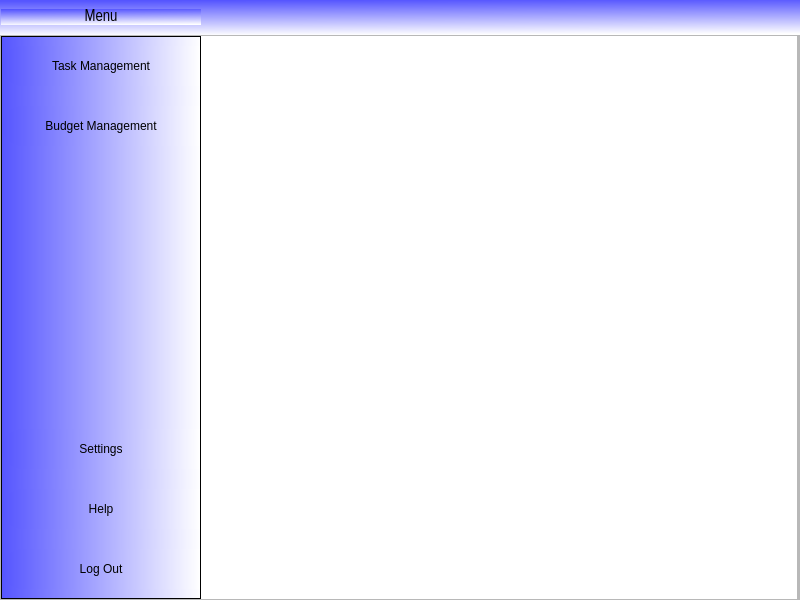
<?xml version="1.0" encoding="UTF-8"?>
<ui version="4.0">
 <class>MainWindow</class>
 <widget class="QMainWindow" name="MainWindow">
  <property name="geometry">
   <rect>
    <x>0</x>
    <y>0</y>
    <width>800</width>
    <height>600</height>
   </rect>
  </property>
  <property name="windowTitle">
   <string>MainWindow</string>
  </property>
  <widget class="QWidget" name="centralwidget">
   <layout class="QVBoxLayout" name="verticalLayout">
    <property name="spacing">
     <number>0</number>
    </property>
    <property name="leftMargin">
     <number>0</number>
    </property>
    <property name="topMargin">
     <number>0</number>
    </property>
    <property name="rightMargin">
     <number>0</number>
    </property>
    <property name="bottomMargin">
     <number>0</number>
    </property>
    <item>
     <widget class="QFrame" name="frame_superior">
      <property name="minimumSize">
       <size>
        <width>0</width>
        <height>35</height>
       </size>
      </property>
      <property name="maximumSize">
       <size>
        <width>16777215</width>
        <height>50</height>
       </size>
      </property>
      <property name="styleSheet">
       <string notr="true">QFrame{
border-top-left-radius: 20px;
border-bottom-left-radius: 20px;
background-color: qlineargradient(spread:pad, x1:0.441, y1:0, x2:0.514851, y2:1, stop:0 rgba(85, 85, 255, 255), stop:1 rgba(255, 255, 255, 255));

}
</string>
      </property>
      <property name="frameShape">
       <enum>QFrame::StyledPanel</enum>
      </property>
      <property name="frameShadow">
       <enum>QFrame::Raised</enum>
      </property>
      <property name="lineWidth">
       <number>1</number>
      </property>
      <layout class="QHBoxLayout" name="horizontalLayout_8">
       <property name="spacing">
        <number>0</number>
       </property>
       <property name="leftMargin">
        <number>1</number>
       </property>
       <property name="topMargin">
        <number>0</number>
       </property>
       <property name="rightMargin">
        <number>0</number>
       </property>
       <property name="bottomMargin">
        <number>0</number>
       </property>
       <item>
        <widget class="QPushButton" name="bt_menu">
         <property name="minimumSize">
          <size>
           <width>200</width>
           <height>0</height>
          </size>
         </property>
         <property name="maximumSize">
          <size>
           <width>200</width>
           <height>16777215</height>
          </size>
         </property>
         <property name="font">
          <font>
           <family>Arial Narrow</family>
           <pointsize>12</pointsize>
           <italic>false</italic>
           <bold>false</bold>
          </font>
         </property>
         <property name="styleSheet">
          <string notr="true">QPushButton{
background-color: qlineargradient(spread:pad, x1:0.441, y1:0, x2:0.514851, y2:1, stop:0 rgba(85, 85, 255, 255), stop:1 rgba(255, 255, 255, 255));
font: 87 12pt &quot;Arial Narrow&quot;;
border-radius:0px;
}

QPushButton:hover{
background-color: white;
font: 87 12pt &quot;Arial Narrow&quot;;

}
</string>
         </property>
         <property name="text">
          <string>Menu</string>
         </property>
         <property name="icon">
          <iconset>
           <normaloff>../MontecarloSoftware/Media/menu.svg</normaloff>../MontecarloSoftware/Media/menu.svg</iconset>
         </property>
         <property name="iconSize">
          <size>
           <width>32</width>
           <height>32</height>
          </size>
         </property>
         <property name="autoDefault">
          <bool>false</bool>
         </property>
         <property name="default">
          <bool>false</bool>
         </property>
         <property name="flat">
          <bool>false</bool>
         </property>
        </widget>
       </item>
       <item>
        <spacer name="horizontalSpacer">
         <property name="orientation">
          <enum>Qt::Horizontal</enum>
         </property>
         <property name="sizeHint" stdset="0">
          <size>
           <width>265</width>
           <height>20</height>
          </size>
         </property>
        </spacer>
       </item>
       <item alignment="Qt::AlignRight">
        <widget class="QPushButton" name="bt_minimizar">
         <property name="minimumSize">
          <size>
           <width>35</width>
           <height>35</height>
          </size>
         </property>
         <property name="styleSheet">
          <string notr="true">QPushButton{
border:0px;
}

QPushButton:hover{
border:4px solid rgb(85, 85, 255);
background-color:#ffff00;

}
</string>
         </property>
         <property name="text">
          <string/>
         </property>
         <property name="icon">
          <iconset>
           <normaloff>../MontecarloSoftware/Media/minimize.svg</normaloff>../MontecarloSoftware/Media/minimize.svg</iconset>
         </property>
         <property name="iconSize">
          <size>
           <width>32</width>
           <height>32</height>
          </size>
         </property>
         <property name="flat">
          <bool>false</bool>
         </property>
        </widget>
       </item>
       <item alignment="Qt::AlignRight">
        <widget class="QPushButton" name="bt_restaurar">
         <property name="maximumSize">
          <size>
           <width>35</width>
           <height>35</height>
          </size>
         </property>
         <property name="styleSheet">
          <string notr="true">QPushButton{
border:0px;

}

QPushButton:hover{
border:4px solid rgb(85, 85, 255);
background-color:#55ff00;

}
</string>
         </property>
         <property name="text">
          <string/>
         </property>
         <property name="icon">
          <iconset>
           <normaloff>../MontecarloSoftware/Media/credit-card.svg</normaloff>../MontecarloSoftware/Media/credit-card.svg</iconset>
         </property>
         <property name="iconSize">
          <size>
           <width>30</width>
           <height>30</height>
          </size>
         </property>
        </widget>
       </item>
       <item alignment="Qt::AlignRight">
        <widget class="QPushButton" name="bt_maximizar">
         <property name="maximumSize">
          <size>
           <width>35</width>
           <height>35</height>
          </size>
         </property>
         <property name="styleSheet">
          <string notr="true">QPushButton{
border:0px;

}

QPushButton:hover{
border:4px solid rgb(85, 85, 255);
background-color:#55ff00;

}
</string>
         </property>
         <property name="text">
          <string/>
         </property>
         <property name="icon">
          <iconset>
           <normaloff>../MontecarloSoftware/Media/maximize.svg</normaloff>../MontecarloSoftware/Media/maximize.svg</iconset>
         </property>
         <property name="iconSize">
          <size>
           <width>32</width>
           <height>32</height>
          </size>
         </property>
        </widget>
       </item>
       <item alignment="Qt::AlignRight">
        <widget class="QPushButton" name="bt_cerrar">
         <property name="maximumSize">
          <size>
           <width>35</width>
           <height>16777215</height>
          </size>
         </property>
         <property name="styleSheet">
          <string notr="true">QPushButton{
border:0px;

}

QPushButton:hover{
border:4px solid rgb(85, 85, 255);
background-color:red;

}
</string>
         </property>
         <property name="text">
          <string/>
         </property>
         <property name="icon">
          <iconset>
           <normaloff>../MontecarloSoftware/Media/x.svg</normaloff>../MontecarloSoftware/Media/x.svg</iconset>
         </property>
         <property name="iconSize">
          <size>
           <width>32</width>
           <height>32</height>
          </size>
         </property>
        </widget>
       </item>
      </layout>
     </widget>
    </item>
    <item>
     <widget class="QFrame" name="frame_inferior">
      <property name="styleSheet">
       <string notr="true"/>
      </property>
      <property name="frameShape">
       <enum>QFrame::StyledPanel</enum>
      </property>
      <property name="frameShadow">
       <enum>QFrame::Raised</enum>
      </property>
      <layout class="QHBoxLayout" name="horizontalLayout">
       <property name="spacing">
        <number>0</number>
       </property>
       <property name="leftMargin">
        <number>0</number>
       </property>
       <property name="topMargin">
        <number>0</number>
       </property>
       <property name="rightMargin">
        <number>0</number>
       </property>
       <property name="bottomMargin">
        <number>0</number>
       </property>
       <item alignment="Qt::AlignLeft">
        <widget class="QFrame" name="frame_lateral">
         <property name="minimumSize">
          <size>
           <width>200</width>
           <height>0</height>
          </size>
         </property>
         <property name="maximumSize">
          <size>
           <width>0</width>
           <height>16777215</height>
          </size>
         </property>
         <property name="layoutDirection">
          <enum>Qt::LeftToRight</enum>
         </property>
         <property name="autoFillBackground">
          <bool>false</bool>
         </property>
         <property name="styleSheet">
          <string notr="true">
QFrame{
background-color: qlineargradient(spread:pad, x1:0, y1:0.545, x2:1, y2:0.545, stop:0 rgba(85, 85, 255, 255), stop:1 rgba(255, 255, 255, 255))
}



QPushButton{
background-color: qlineargradient(spread:pad, x1:0, y1:0.545, x2:1, y2:0.545, stop:0 rgba(85, 85, 255, 255), stop:1 rgba(255, 255, 255, 255));
border-top-left-radius: 20px;
border-bottom-left-radius: 20px;

font: 75 12pt &quot;Arial Narrow&quot;;
	
}

QPushButton:hover{
background-color: white;
border-top-left-radius: 20px;
border-bottom-left-radius: 20px;

font: 75 12pt &quot;Arial Narrow&quot;;
}</string>
         </property>
         <property name="frameShape">
          <enum>QFrame::StyledPanel</enum>
         </property>
         <property name="frameShadow">
          <enum>QFrame::Plain</enum>
         </property>
         <layout class="QVBoxLayout" name="verticalLayout_2">
          <property name="spacing">
           <number>20</number>
          </property>
          <property name="leftMargin">
           <number>0</number>
          </property>
          <property name="rightMargin">
           <number>0</number>
          </property>
          <property name="bottomMargin">
           <number>9</number>
          </property>
          <item>
           <widget class="QPushButton" name="bt_inicio">
            <property name="minimumSize">
             <size>
              <width>0</width>
              <height>40</height>
             </size>
            </property>
            <property name="contextMenuPolicy">
             <enum>Qt::DefaultContextMenu</enum>
            </property>
            <property name="layoutDirection">
             <enum>Qt::LeftToRight</enum>
            </property>
            <property name="text">
             <string>Task Management</string>
            </property>
            <property name="icon">
             <iconset>
              <normaloff>../MontecarloSoftware/Media/taskC.png</normaloff>../MontecarloSoftware/Media/taskC.png</iconset>
            </property>
            <property name="iconSize">
             <size>
              <width>32</width>
              <height>32</height>
             </size>
            </property>
           </widget>
          </item>
          <item>
           <widget class="QPushButton" name="bt_uno">
            <property name="minimumSize">
             <size>
              <width>0</width>
              <height>40</height>
             </size>
            </property>
            <property name="toolTipDuration">
             <number>0</number>
            </property>
            <property name="styleSheet">
             <string notr="true"/>
            </property>
            <property name="text">
             <string>Budget Management</string>
            </property>
            <property name="icon">
             <iconset>
              <normaloff>../MontecarloSoftware/Media/budget.png</normaloff>../MontecarloSoftware/Media/budget.png</iconset>
            </property>
            <property name="iconSize">
             <size>
              <width>32</width>
              <height>32</height>
             </size>
            </property>
           </widget>
          </item>
          <item>
           <spacer name="verticalSpacer">
            <property name="orientation">
             <enum>Qt::Vertical</enum>
            </property>
            <property name="sizeHint" stdset="0">
             <size>
              <width>20</width>
              <height>40</height>
             </size>
            </property>
           </spacer>
          </item>
          <item>
           <widget class="QPushButton" name="bt_tres">
            <property name="minimumSize">
             <size>
              <width>0</width>
              <height>40</height>
             </size>
            </property>
            <property name="styleSheet">
             <string notr="true"/>
            </property>
            <property name="text">
             <string>Settings</string>
            </property>
            <property name="icon">
             <iconset>
              <normaloff>../MontecarloSoftware/Media/settings.svg</normaloff>../MontecarloSoftware/Media/settings.svg</iconset>
            </property>
            <property name="iconSize">
             <size>
              <width>32</width>
              <height>32</height>
             </size>
            </property>
           </widget>
          </item>
          <item>
           <widget class="QPushButton" name="bt_cuatro">
            <property name="minimumSize">
             <size>
              <width>0</width>
              <height>40</height>
             </size>
            </property>
            <property name="styleSheet">
             <string notr="true"/>
            </property>
            <property name="text">
             <string>Help</string>
            </property>
            <property name="icon">
             <iconset>
              <normaloff>../MontecarloSoftware/Media/help.svg</normaloff>../MontecarloSoftware/Media/help.svg</iconset>
            </property>
            <property name="iconSize">
             <size>
              <width>32</width>
              <height>32</height>
             </size>
            </property>
           </widget>
          </item>
          <item>
           <widget class="QPushButton" name="bt_cinco">
            <property name="minimumSize">
             <size>
              <width>0</width>
              <height>40</height>
             </size>
            </property>
            <property name="styleSheet">
             <string notr="true"/>
            </property>
            <property name="text">
             <string>Log Out</string>
            </property>
            <property name="icon">
             <iconset>
              <normaloff>../MontecarloSoftware/Media/log-out.svg</normaloff>../MontecarloSoftware/Media/log-out.svg</iconset>
            </property>
            <property name="iconSize">
             <size>
              <width>32</width>
              <height>32</height>
             </size>
            </property>
           </widget>
          </item>
         </layout>
        </widget>
       </item>
       <item>
        <widget class="QStackedWidget" name="stackedWidget">
         <property name="minimumSize">
          <size>
           <width>0</width>
           <height>0</height>
          </size>
         </property>
         <property name="styleSheet">
          <string notr="true">background-color: rgb(255, 255, 255);</string>
         </property>
         <property name="frameShape">
          <enum>QFrame::NoFrame</enum>
         </property>
         <property name="frameShadow">
          <enum>QFrame::Plain</enum>
         </property>
         <property name="lineWidth">
          <number>0</number>
         </property>
         <property name="currentIndex">
          <number>2</number>
         </property>
         <widget class="QWidget" name="pageTask">
          <property name="sizePolicy">
           <sizepolicy hsizetype="Fixed" vsizetype="Fixed">
            <horstretch>0</horstretch>
            <verstretch>0</verstretch>
           </sizepolicy>
          </property>
          <layout class="QVBoxLayout" name="verticalLayout_9">
           <property name="spacing">
            <number>0</number>
           </property>
           <property name="leftMargin">
            <number>0</number>
           </property>
           <property name="topMargin">
            <number>0</number>
           </property>
           <property name="rightMargin">
            <number>0</number>
           </property>
           <property name="bottomMargin">
            <number>0</number>
           </property>
           <item>
            <widget class="QWidget" name="widget_7" native="true">
             <layout class="QVBoxLayout" name="verticalLayout_22">
              <property name="spacing">
               <number>5</number>
              </property>
              <property name="leftMargin">
               <number>5</number>
              </property>
              <property name="topMargin">
               <number>5</number>
              </property>
              <property name="rightMargin">
               <number>5</number>
              </property>
              <property name="bottomMargin">
               <number>5</number>
              </property>
              <item>
               <widget class="QFrame" name="frame_2">
                <property name="frameShape">
                 <enum>QFrame::StyledPanel</enum>
                </property>
                <property name="frameShadow">
                 <enum>QFrame::Raised</enum>
                </property>
                <layout class="QVBoxLayout" name="verticalLayout_19">
                 <property name="spacing">
                  <number>0</number>
                 </property>
                 <property name="leftMargin">
                  <number>0</number>
                 </property>
                 <property name="topMargin">
                  <number>0</number>
                 </property>
                 <property name="rightMargin">
                  <number>0</number>
                 </property>
                 <property name="bottomMargin">
                  <number>0</number>
                 </property>
                 <item>
                  <widget class="QLabel" name="label_6">
                   <property name="styleSheet">
                    <string notr="true">font: 87 15pt &quot;Arial Black&quot;;</string>
                   </property>
                   <property name="text">
                    <string>Task Management</string>
                   </property>
                   <property name="alignment">
                    <set>Qt::AlignCenter</set>
                   </property>
                  </widget>
                 </item>
                 <item>
                  <widget class="QWidget" name="widget_8" native="true">
                   <property name="sizePolicy">
                    <sizepolicy hsizetype="MinimumExpanding" vsizetype="MinimumExpanding">
                     <horstretch>200</horstretch>
                     <verstretch>20</verstretch>
                    </sizepolicy>
                   </property>
                   <property name="styleSheet">
                    <string notr="true">QPushButton{
border: 2px solid;
border-color:rgb(0, 0, 0);
background-color: rgb(85, 85, 255);
border-radius: 5px;
font: 75 12pt &quot;Arial Narrow&quot;;
}
QPushButton:hover{
background-color: rgb(255, 255, 255);
border-top-left-radius: 2px;
border-bottom-left-radius: 2px;

font: 75 12pt &quot;Arial Narrow&quot;;
}</string>
                   </property>
                   <layout class="QVBoxLayout" name="verticalLayout_20">
                    <property name="spacing">
                     <number>7</number>
                    </property>
                    <item>
                     <spacer name="horizontalSpacer_6">
                      <property name="orientation">
                       <enum>Qt::Horizontal</enum>
                      </property>
                      <property name="sizeHint" stdset="0">
                       <size>
                        <width>40</width>
                        <height>20</height>
                       </size>
                      </property>
                     </spacer>
                    </item>
                    <item>
                     <layout class="QHBoxLayout" name="horizontalLayout_6">
                      <property name="sizeConstraint">
                       <enum>QLayout::SetDefaultConstraint</enum>
                      </property>
                      <item>
                       <widget class="QPushButton" name="pushButton_6">
                        <property name="text">
                         <string>Search List</string>
                        </property>
                        <property name="iconSize">
                         <size>
                          <width>20</width>
                          <height>20</height>
                         </size>
                        </property>
                       </widget>
                      </item>
                      <item>
                       <widget class="QPushButton" name="EditList_2">
                        <property name="text">
                         <string>EditList</string>
                        </property>
                       </widget>
                      </item>
                     </layout>
                    </item>
                   </layout>
                  </widget>
                 </item>
                 <item>
                  <spacer name="horizontalSpacer_3">
                   <property name="orientation">
                    <enum>Qt::Horizontal</enum>
                   </property>
                   <property name="sizeType">
                    <enum>QSizePolicy::Minimum</enum>
                   </property>
                   <property name="sizeHint" stdset="0">
                    <size>
                     <width>10</width>
                     <height>10</height>
                    </size>
                   </property>
                  </spacer>
                 </item>
                 <item>
                  <widget class="QWidget" name="widget_9" native="true">
                   <property name="sizePolicy">
                    <sizepolicy hsizetype="Preferred" vsizetype="Preferred">
                     <horstretch>150</horstretch>
                     <verstretch>200</verstretch>
                    </sizepolicy>
                   </property>
                   <layout class="QVBoxLayout" name="verticalLayout_21">
                    <property name="spacing">
                     <number>0</number>
                    </property>
                    <property name="leftMargin">
                     <number>0</number>
                    </property>
                    <property name="topMargin">
                     <number>0</number>
                    </property>
                    <property name="rightMargin">
                     <number>0</number>
                    </property>
                    <property name="bottomMargin">
                     <number>0</number>
                    </property>
                    <item>
                     <widget class="QTableWidget" name="tableWidget_3">
                      <row>
                       <property name="text">
                        <string>Nouvelle ligne</string>
                       </property>
                      </row>
                      <row>
                       <property name="text">
                        <string>Task1</string>
                       </property>
                      </row>
                      <row>
                       <property name="text">
                        <string>Task3</string>
                       </property>
                      </row>
                      <column>
                       <property name="text">
                        <string>Estimated minimun</string>
                       </property>
                      </column>
                      <column>
                       <property name="text">
                        <string>Estimated maximun</string>
                       </property>
                      </column>
                      <column>
                       <property name="text">
                        <string>Estimated time</string>
                       </property>
                      </column>
                      <column>
                       <property name="text">
                        <string>Time</string>
                       </property>
                      </column>
                     </widget>
                    </item>
                   </layout>
                  </widget>
                 </item>
                </layout>
               </widget>
              </item>
             </layout>
            </widget>
           </item>
          </layout>
         </widget>
         <widget class="QWidget" name="pageBudget">
          <property name="sizePolicy">
           <sizepolicy hsizetype="Fixed" vsizetype="Fixed">
            <horstretch>0</horstretch>
            <verstretch>0</verstretch>
           </sizepolicy>
          </property>
          <property name="styleSheet">
           <string notr="true">background-color: rgb(255, 255, 255);</string>
          </property>
          <layout class="QVBoxLayout" name="verticalLayout_4">
           <property name="spacing">
            <number>0</number>
           </property>
           <property name="leftMargin">
            <number>0</number>
           </property>
           <property name="topMargin">
            <number>0</number>
           </property>
           <property name="rightMargin">
            <number>0</number>
           </property>
           <property name="bottomMargin">
            <number>0</number>
           </property>
           <item>
            <widget class="QWidget" name="widget_4" native="true">
             <layout class="QVBoxLayout" name="verticalLayout_17">
              <property name="spacing">
               <number>5</number>
              </property>
              <property name="leftMargin">
               <number>5</number>
              </property>
              <property name="topMargin">
               <number>5</number>
              </property>
              <property name="rightMargin">
               <number>5</number>
              </property>
              <property name="bottomMargin">
               <number>5</number>
              </property>
              <item>
               <widget class="QFrame" name="frame">
                <property name="frameShape">
                 <enum>QFrame::StyledPanel</enum>
                </property>
                <property name="frameShadow">
                 <enum>QFrame::Raised</enum>
                </property>
                <layout class="QVBoxLayout" name="verticalLayout_16">
                 <property name="spacing">
                  <number>0</number>
                 </property>
                 <property name="leftMargin">
                  <number>0</number>
                 </property>
                 <property name="topMargin">
                  <number>0</number>
                 </property>
                 <property name="rightMargin">
                  <number>0</number>
                 </property>
                 <property name="bottomMargin">
                  <number>0</number>
                 </property>
                 <item>
                  <widget class="QLabel" name="label_5">
                   <property name="layoutDirection">
                    <enum>Qt::LeftToRight</enum>
                   </property>
                   <property name="styleSheet">
                    <string notr="true">font: 87 15pt &quot;Arial Black&quot;;
</string>
                   </property>
                   <property name="text">
                    <string>Budget Management</string>
                   </property>
                   <property name="alignment">
                    <set>Qt::AlignCenter</set>
                   </property>
                  </widget>
                 </item>
                 <item>
                  <spacer name="horizontalSpacer_5">
                   <property name="orientation">
                    <enum>Qt::Horizontal</enum>
                   </property>
                   <property name="sizeHint" stdset="0">
                    <size>
                     <width>40</width>
                     <height>20</height>
                    </size>
                   </property>
                  </spacer>
                 </item>
                 <item>
                  <widget class="QWidget" name="widget_5" native="true">
                   <property name="sizePolicy">
                    <sizepolicy hsizetype="Preferred" vsizetype="Preferred">
                     <horstretch>0</horstretch>
                     <verstretch>0</verstretch>
                    </sizepolicy>
                   </property>
                   <property name="styleSheet">
                    <string notr="true">QPushButton{
border: 2px solid;
border-color:rgb(0, 0, 0);
background-color: rgb(85, 85, 255);
border-radius: 5px;
font: 75 12pt &quot;Arial Narrow&quot;;
}
QPushButton:hover{
background-color: rgb(255, 255, 255);
border-top-left-radius: 2px;
border-bottom-left-radius: 2px;

font: 75 12pt &quot;Arial Narrow&quot;;
}</string>
                   </property>
                   <layout class="QHBoxLayout" name="horizontalLayout_3">
                    <property name="spacing">
                     <number>7</number>
                    </property>
                    <property name="leftMargin">
                     <number>11</number>
                    </property>
                    <property name="topMargin">
                     <number>11</number>
                    </property>
                    <property name="rightMargin">
                     <number>11</number>
                    </property>
                    <property name="bottomMargin">
                     <number>11</number>
                    </property>
                    <item>
                     <layout class="QHBoxLayout" name="horizontalLayout_2">
                      <property name="sizeConstraint">
                       <enum>QLayout::SetDefaultConstraint</enum>
                      </property>
                      <item>
                       <widget class="QPushButton" name="pushButton_5">
                        <property name="text">
                         <string>Search List</string>
                        </property>
                       </widget>
                      </item>
                      <item>
                       <widget class="QPushButton" name="EditList">
                        <property name="text">
                         <string>EditList</string>
                        </property>
                       </widget>
                      </item>
                     </layout>
                    </item>
                   </layout>
                  </widget>
                 </item>
                 <item>
                  <spacer name="horizontalSpacer_2">
                   <property name="orientation">
                    <enum>Qt::Horizontal</enum>
                   </property>
                   <property name="sizeType">
                    <enum>QSizePolicy::Minimum</enum>
                   </property>
                   <property name="sizeHint" stdset="0">
                    <size>
                     <width>10</width>
                     <height>10</height>
                    </size>
                   </property>
                  </spacer>
                 </item>
                 <item>
                  <widget class="QWidget" name="widget_6" native="true">
                   <property name="sizePolicy">
                    <sizepolicy hsizetype="Preferred" vsizetype="Preferred">
                     <horstretch>150</horstretch>
                     <verstretch>200</verstretch>
                    </sizepolicy>
                   </property>
                   <layout class="QHBoxLayout" name="horizontalLayout_4">
                    <property name="spacing">
                     <number>1</number>
                    </property>
                    <property name="leftMargin">
                     <number>1</number>
                    </property>
                    <property name="topMargin">
                     <number>1</number>
                    </property>
                    <property name="rightMargin">
                     <number>1</number>
                    </property>
                    <property name="bottomMargin">
                     <number>1</number>
                    </property>
                    <item>
                     <widget class="QTableWidget" name="tableWidget">
                      <property name="sizePolicy">
                       <sizepolicy hsizetype="Preferred" vsizetype="Preferred">
                        <horstretch>0</horstretch>
                        <verstretch>0</verstretch>
                       </sizepolicy>
                      </property>
                      <row>
                       <property name="text">
                        <string>Bugdet1</string>
                       </property>
                      </row>
                      <row>
                       <property name="text">
                        <string>Budget2</string>
                       </property>
                      </row>
                      <row>
                       <property name="text">
                        <string>Bugdet3</string>
                       </property>
                      </row>
                      <row>
                       <property name="text">
                        <string>Budget4</string>
                       </property>
                      </row>
                      <column>
                       <property name="text">
                        <string>Estimated minimun</string>
                       </property>
                      </column>
                      <column>
                       <property name="text">
                        <string>Estimated maximun</string>
                       </property>
                      </column>
                      <column>
                       <property name="text">
                        <string>Estimated time</string>
                       </property>
                      </column>
                      <column>
                       <property name="text">
                        <string>Time</string>
                       </property>
                      </column>
                      <item row="0" column="0">
                       <property name="text">
                        <string/>
                       </property>
                      </item>
                      <item row="0" column="1">
                       <property name="text">
                        <string/>
                       </property>
                      </item>
                      <item row="0" column="3">
                       <property name="text">
                        <string/>
                       </property>
                      </item>
                     </widget>
                    </item>
                   </layout>
                  </widget>
                 </item>
                </layout>
               </widget>
              </item>
             </layout>
            </widget>
           </item>
          </layout>
         </widget>
         <widget class="QWidget" name="pageUsers">
          <property name="sizePolicy">
           <sizepolicy hsizetype="Fixed" vsizetype="Fixed">
            <horstretch>0</horstretch>
            <verstretch>0</verstretch>
           </sizepolicy>
          </property>
          <property name="styleSheet">
           <string notr="true">background-color: rgb(255, 255, 255);</string>
          </property>
          <layout class="QVBoxLayout" name="verticalLayout_5">
           <property name="spacing">
            <number>0</number>
           </property>
           <property name="leftMargin">
            <number>5</number>
           </property>
           <property name="topMargin">
            <number>1</number>
           </property>
           <property name="rightMargin">
            <number>1</number>
           </property>
           <property name="bottomMargin">
            <number>1</number>
           </property>
          </layout>
         </widget>
         <widget class="QWidget" name="pageSettings">
          <property name="sizePolicy">
           <sizepolicy hsizetype="Fixed" vsizetype="Fixed">
            <horstretch>0</horstretch>
            <verstretch>0</verstretch>
           </sizepolicy>
          </property>
          <layout class="QVBoxLayout" name="verticalLayout_6">
           <property name="spacing">
            <number>1</number>
           </property>
           <property name="leftMargin">
            <number>1</number>
           </property>
           <property name="topMargin">
            <number>1</number>
           </property>
           <property name="rightMargin">
            <number>1</number>
           </property>
           <property name="bottomMargin">
            <number>1</number>
           </property>
           <item>
            <widget class="QWidget" name="widget" native="true">
             <layout class="QVBoxLayout" name="verticalLayout_13">
              <item>
               <widget class="QLabel" name="label_2">
                <property name="styleSheet">
                 <string notr="true">font: 87 27pt &quot;Arial Black&quot;;</string>
                </property>
                <property name="text">
                 <string>Account Settings</string>
                </property>
               </widget>
              </item>
              <item>
               <widget class="QWidget" name="widgetEmail" native="true">
                <layout class="QVBoxLayout" name="verticalLayout_10">
                 <item>
                  <widget class="QLabel" name="labelEmain">
                   <property name="styleSheet">
                    <string notr="true">font: 87 15pt &quot;Arial Black&quot;;</string>
                   </property>
                   <property name="text">
                    <string>Email Address</string>
                   </property>
                  </widget>
                 </item>
                 <item>
                  <widget class="QLineEdit" name="lineEditEmail">
                   <property name="text">
                    <string>example@gmail.com</string>
                   </property>
                   <property name="readOnly">
                    <bool>true</bool>
                   </property>
                  </widget>
                 </item>
                </layout>
               </widget>
              </item>
              <item>
               <widget class="QWidget" name="widgetPhone" native="true">
                <layout class="QVBoxLayout" name="verticalLayout_11">
                 <item>
                  <widget class="QLabel" name="labelPhone">
                   <property name="styleSheet">
                    <string notr="true">font: 87 15pt &quot;Arial Black&quot;;</string>
                   </property>
                   <property name="text">
                    <string>Phone Number</string>
                   </property>
                  </widget>
                 </item>
                 <item>
                  <widget class="QLineEdit" name="lineEditPhone">
                   <property name="text">
                    <string>672154987</string>
                   </property>
                   <property name="readOnly">
                    <bool>true</bool>
                   </property>
                  </widget>
                 </item>
                </layout>
               </widget>
              </item>
              <item>
               <widget class="QWidget" name="widgetAddress" native="true">
                <layout class="QVBoxLayout" name="verticalLayout_12">
                 <item>
                  <widget class="QLabel" name="labelAddress">
                   <property name="styleSheet">
                    <string notr="true">font: 87 15pt &quot;Arial Black&quot;;</string>
                   </property>
                   <property name="text">
                    <string>Address</string>
                   </property>
                  </widget>
                 </item>
                 <item>
                  <widget class="QLineEdit" name="lineEditAddress">
                   <property name="text">
                    <string/>
                   </property>
                   <property name="readOnly">
                    <bool>true</bool>
                   </property>
                  </widget>
                 </item>
                </layout>
               </widget>
              </item>
              <item>
               <spacer name="verticalSpacer_2">
                <property name="orientation">
                 <enum>Qt::Vertical</enum>
                </property>
                <property name="sizeHint" stdset="0">
                 <size>
                  <width>20</width>
                  <height>40</height>
                 </size>
                </property>
               </spacer>
              </item>
             </layout>
            </widget>
           </item>
          </layout>
         </widget>
         <widget class="QWidget" name="pageHelp">
          <property name="sizePolicy">
           <sizepolicy hsizetype="Fixed" vsizetype="Fixed">
            <horstretch>0</horstretch>
            <verstretch>0</verstretch>
           </sizepolicy>
          </property>
          <property name="styleSheet">
           <string notr="true">background-color: rgb(255, 255, 255);</string>
          </property>
          <layout class="QVBoxLayout" name="verticalLayout_7">
           <property name="spacing">
            <number>1</number>
           </property>
           <property name="leftMargin">
            <number>1</number>
           </property>
           <property name="topMargin">
            <number>1</number>
           </property>
           <property name="rightMargin">
            <number>1</number>
           </property>
           <property name="bottomMargin">
            <number>1</number>
           </property>
           <item>
            <widget class="QWidget" name="widget_2" native="true">
             <layout class="QVBoxLayout" name="verticalLayout_15">
              <item>
               <widget class="QLabel" name="label_3">
                <property name="styleSheet">
                 <string notr="true">font: 87 25pt &quot;Arial Black&quot;;</string>
                </property>
                <property name="text">
                 <string>Welcome to help page</string>
                </property>
               </widget>
              </item>
              <item>
               <widget class="QWidget" name="widget_3" native="true">
                <layout class="QVBoxLayout" name="verticalLayout_14">
                 <item>
                  <widget class="QLabel" name="label_4">
                   <property name="styleSheet">
                    <string notr="true">font: 87 14pt &quot;Arial Black&quot;;</string>
                   </property>
                   <property name="text">
                    <string>Ask us something, we´ll respond via Email</string>
                   </property>
                  </widget>
                 </item>
                 <item>
                  <widget class="QTextEdit" name="textEdit"/>
                 </item>
                </layout>
               </widget>
              </item>
              <item>
               <spacer name="verticalSpacer_3">
                <property name="orientation">
                 <enum>Qt::Vertical</enum>
                </property>
                <property name="sizeHint" stdset="0">
                 <size>
                  <width>20</width>
                  <height>40</height>
                 </size>
                </property>
               </spacer>
              </item>
             </layout>
            </widget>
           </item>
          </layout>
         </widget>
         <widget class="QWidget" name="page_cinco">
          <property name="sizePolicy">
           <sizepolicy hsizetype="Fixed" vsizetype="Fixed">
            <horstretch>0</horstretch>
            <verstretch>0</verstretch>
           </sizepolicy>
          </property>
          <property name="styleSheet">
           <string notr="true">background-color: rgb(255, 255, 255);</string>
          </property>
          <layout class="QVBoxLayout" name="verticalLayout_8">
           <item>
            <widget class="QPushButton" name="pushButton">
             <property name="styleSheet">
              <string notr="true">
font: 87 36pt &quot;Arial Black&quot;;</string>
             </property>
             <property name="text">
              <string>5</string>
             </property>
            </widget>
           </item>
          </layout>
         </widget>
        </widget>
       </item>
       <item>
        <widget class="QFrame" name="frame_contenedor">
         <property name="styleSheet">
          <string notr="true"/>
         </property>
         <property name="frameShape">
          <enum>QFrame::StyledPanel</enum>
         </property>
         <property name="frameShadow">
          <enum>QFrame::Raised</enum>
         </property>
         <property name="lineWidth">
          <number>1</number>
         </property>
         <layout class="QVBoxLayout" name="verticalLayout_3">
          <property name="spacing">
           <number>0</number>
          </property>
          <property name="leftMargin">
           <number>0</number>
          </property>
          <property name="topMargin">
           <number>0</number>
          </property>
          <property name="rightMargin">
           <number>0</number>
          </property>
          <property name="bottomMargin">
           <number>0</number>
          </property>
         </layout>
        </widget>
       </item>
      </layout>
     </widget>
    </item>
   </layout>
  </widget>
 </widget>
 <resources/>
 <connections/>
</ui>
